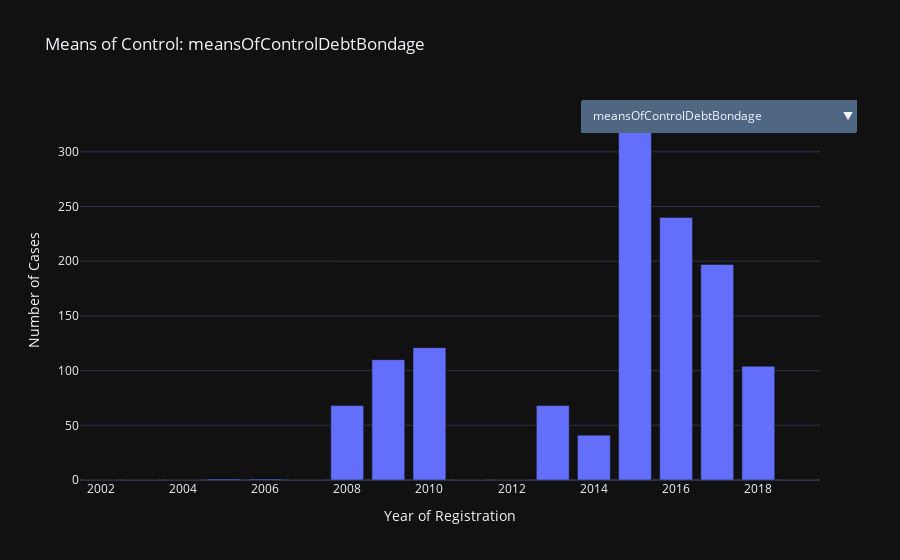

The cell this chart's notebook holds for it:
### Markdown cell above
##### more detailed code for means of control for each year of registration

### Code cell
# Aggregate
yearly = df.groupby('yearOfRegistration')[means_of_control_cols].sum().reset_index()

# Create traces for each control
fig = go.Figure()

for control in means_of_control_cols:
    fig.add_trace(
        go.Bar(x=yearly['yearOfRegistration'], y=yearly[control], name=control, visible=False)
    )

# Make first one visible
fig.data[0].visible = True

# Dropdown buttons
buttons = []
for i, control in enumerate(means_of_control_cols):
    visible = [False] * len(means_of_control_cols)
    visible[i] = True
    buttons.append(
        dict(label=control,
             method='update',
             args=[{'visible': visible},
                   {'title': f'Means of Control: {control}'}])
    )

# Layout
fig.update_layout(
    updatemenus=[dict(active=0, buttons=buttons, x=1.05)],
    title='Means of Control: ' + means_of_control_cols[0],
    xaxis_title='Year of Registration',
    yaxis_title='Number of Cases'
)

fig.show()

### Figure 1 — Plotly figure (JSON) as saved in the notebook; plotly's stock layout.template omitted (floating-point values rounded to 4 significant figures)
{"data": [{"name": "meansOfControlDebtBondage", "visible": true, "x": [2002, 2003, 2004, 2005, 2006, 2007, 2008, 2009, 2010, 2011, 2012, 2013, 2014, 2015, 2016, 2017, 2018, 2019], "y": [0.0, 0.0, 0.0, 1.0, 1.0, 0.0, 68.0, 110.0, 121.0, 0.0, 0.0, 68.0, 41.0, 330.0, 240.0, 197.0, 104.0, 0.0], "type": "bar"}, {"name": "meansOfControlTakesEarnings", "visible": false, "x": [2002, 2003, 2004, 2005, 2006, 2007, 2008, 2009, 2010, 2011, 2012, 2013, 2014, 2015, 2016, 2017, 2018, 2019], "y": [0.0, 0.0, 0.0, 0.0, 1.0, 3.0, 101.0, 153.0, 204.0, 5.0, 19.0, 176.0, 127.0, 618.0, 721.0, 456.0, 192.0, 0.0], "type": "bar"}, {"name": "meansOfControlRestrictsFinancialAccess", "visible": false, "x": [2002, 2003, 2004, 2005, 2006, 2007, 2008, 2009, 2010, 2011, 2012, 2013, 2014, 2015, 2016, 2017, 2018, 2019], "y": [0.0, 0.0, 0.0, 0.0, 0.0, 0.0, 0.0, 0.0, 0.0, 0.0, 0.0, 0.0, 0.0, 12.0, 49.0, 27.0, 28.0, 0.0], "type": "bar"}, {"name": "meansOfControlThreats", "visible": false, "x": [2002, 2003, 2004, 2005, 2006, 2007, 2008, 2009, 2010, 2011, 2012, 2013, 2014, 2015, 2016, 2017, 2018, 2019], "y": [0.0, 0.0, 0.0, 1.0, 1.0, 4.0, 111.0, 166.0, 197.0, 5.0, 16.0, 172.0, 136.0, 589.0, 855.0, 897.0, 822.0, 0.0], "type": "bar"}, {"name": "meansOfControlPsychologicalAbuse", "visible": false, "x": [2002, 2003, 2004, 2005, 2006, 2007, 2008, 2009, 2010, 2011, 2012, 2013, 2014, 2015, 2016, 2017, 2018, 2019], "y": [0.0, 0.0, 0.0, 1.0, 0.0, 3.0, 118.0, 173.0, 151.0, 5.0, 116.0, 161.0, 142.0, 828.0, 1148.0, 1002.0, 997.0, 0.0], "type": "bar"}, {"name": "meansOfControlPhysicalAbuse", "visible": false, "x": [2002, 2003, 2004, 2005, 2006, 2007, 2008, 2009, 2010, 2011, 2012, 2013, 2014, 2015, 2016, 2017, 2018, 2019], "y": [0.0, 0.0, 0.0, 1.0, 1.0, 4.0, 112.0, 168.0, 143.0, 4.0, 129.0, 156.0, 111.0, 613.0, 683.0, 727.0, 780.0, 0.0], "type": "bar"}, {"name": "meansOfControlSexualAbuse", "visible": false, "x": [2002, 2003, 2004, 2005, 2006, 2007, 2008, 2009, 2010, 2011, 2012, 2013, 2014, 2015, 2016, 2017, 2018, 2019], "y": [0.0, 0.0, 0.0, 1.0, 0.0, 4.0, 68.0, 142.0, 58.0, 2.0, 6.0, 2.0, 1.0, 131.0, 315.0, 374.0, 490.0, 0.0], "type": "bar"}, {"name": "meansOfControlFalsePromises", "visible": false, "x": [2002, 2003, 2004, 2005, 2006, 2007, 2008, 2009, 2010, 2011, 2012, 2013, 2014, 2015, 2016, 2017, 2018, 2019], "y": [0.0, 0.0, 0.0, 0.0, 1.0, 4.0, 122.0, 184.0, 201.0, 4.0, 71.0, 176.0, 177.0, 596.0, 597.0, 527.0, 96.0, 0.0], "type": "bar"}, {"name": "meansOfControlPsychoactiveSubstances", "visible": false, "x": [2002, 2003, 2004, 2005, 2006, 2007, 2008, 2009, 2010, 2011, 2012, 2013, 2014, 2015, 2016, 2017, 2018, 2019], "y": [0.0, 0.0, 0.0, 0.0, 0.0, 2.0, 29.0, 70.0, 48.0, 2.0, 0.0, 7.0, 4.0, 202.0, 528.0, 656.0, 734.0, 0.0], "type": "bar"}, {"name": "meansOfControlRestrictsMovement", "visible": false, "x": [2002, 2003, 2004, 2005, 2006, 2007, 2008, 2009, 2010, 2011, 2012, 2013, 2014, 2015, 2016, 2017, 2018, 2019], "y": [0.0, 0.0, 0.0, 0.0, 1.0, 4.0, 117.0, 176.0, 209.0, 4.0, 26.0, 189.0, 102.0, 718.0, 945.0, 1038.0, 886.0, 0.0], "type": "bar"}, {"name": "meansOfControlRestrictsMedicalCare", "visible": false, "x": [2002, 2003, 2004, 2005, 2006, 2007, 2008, 2009, 2010, 2011, 2012, 2013, 2014, 2015, 2016, 2017, 2018, 2019], "y": [0.0, 0.0, 0.0, 0.0, 0.0, 3.0, 84.0, 126.0, 170.0, 4.0, 18.0, 135.0, 85.0, 358.0, 188.0, 91.0, 21.0, 0.0], "type": "bar"}, {"name": "meansOfControlExcessiveWorkingHours", "visible": false, "x": [2002, 2003, 2004, 2005, 2006, 2007, 2008, 2009, 2010, 2011, 2012, 2013, 2014, 2015, 2016, 2017, 2018, 2019], "y": [0.0, 0.0, 0.0, 0.0, 1.0, 0.0, 102.0, 154.0, 174.0, 4.0, 77.0, 197.0, 90.0, 552.0, 476.0, 253.0, 77.0, 0.0], "type": "bar"}, {"name": "meansOfControlUsesChildren", "visible": false, "x": [2002, 2003, 2004, 2005, 2006, 2007, 2008, 2009, 2010, 2011, 2012, 2013, 2014, 2015, 2016, 2017, 2018, 2019], "y": [0.0, 0.0, 0.0, 0.0, 0.0, 0.0, 0.0, 0.0, 0.0, 0.0, 0.0, 0.0, 0.0, 16.0, 33.0, 39.0, 32.0, 0.0], "type": "bar"}, {"name": "meansOfControlThreatOfLawEnforcement", "visible": false, "x": [2002, 2003, 2004, 2005, 2006, 2007, 2008, 2009, 2010, 2011, 2012, 2013, 2014, 2015, 2016, 2017, 2018, 2019], "y": [0.0, 0.0, 0.0, 0.0, 0.0, 0.0, 42.0, 113.0, 71.0, 2.0, 13.0, 84.0, 20.0, 203.0, 90.0, 117.0, 24.0, 0.0], "type": "bar"}, {"name": "meansOfControlWithholdsNecessities", "visible": false, "x": [2002, 2003, 2004, 2005, 2006, 2007, 2008, 2009, 2010, 2011, 2012, 2013, 2014, 2015, 2016, 2017, 2018, 2019], "y": [0.0, 0.0, 0.0, 0.0, 0.0, 3.0, 49.0, 80.0, 158.0, 0.0, 19.0, 81.0, 70.0, 233.0, 320.0, 245.0, 111.0, 0.0], "type": "bar"}, {"name": "meansOfControlWithholdsDocuments", "visible": false, "x": [2002, 2003, 2004, 2005, 2006, 2007, 2008, 2009, 2010, 2011, 2012, 2013, 2014, 2015, 2016, 2017, 2018, 2019], "y": [0.0, 0.0, 0.0, 1.0, 1.0, 4.0, 101.0, 153.0, 128.0, 2.0, 28.0, 193.0, 87.0, 500.0, 474.0, 338.0, 66.0, 0.0], "type": "bar"}, {"name": "meansOfControlOther", "visible": false, "x": [2002, 2003, 2004, 2005, 2006, 2007, 2008, 2009, 2010, 2011, 2012, 2013, 2014, 2015, 2016, 2017, 2018, 2019], "y": [0.0, 0.0, 0.0, 0.0, 0.0, 0.0, 1.0, 0.0, 0.0, 0.0, 0.0, 0.0, 17.0, 162.0, 572.0, 636.0, 485.0, 0.0], "type": "bar"}, {"name": "meansOfControlNotSpecified", "visible": false, "x": [2002, 2003, 2004, 2005, 2006, 2007, 2008, 2009, 2010, 2011, 2012, 2013, 2014, 2015, 2016, 2017, 2018, 2019], "y": [1026.0, 357.0, 223.0, 1454.0, 1422.0, 1413.0, 667.0, 400.0, 699.0, 1334.0, 1198.0, 1593.0, 2751.0, 2860.0, 2742.0, 3225.0, 3228.0, 28.0], "type": "bar"}], "layout": {"updatemenus": [{"active": 0, "buttons": [{"args": [{"visible": [true, false, false, false, false, false, false, false, false, false, false, false, false, false, false, false, false, false]}, {"title": "Means of Control: meansOfControlDebtBondage"}], "label": "meansOfControlDebtBondage", "method": "update"}, {"args": [{"visible": [false, true, false, false, false, false, false, false, false, false, false, false, false, false, false, false, false, false]}, {"title": "Means of Control: meansOfControlTakesEarnings"}], "label": "meansOfControlTakesEarnings", "method": "update"}, {"args": [{"visible": [false, false, true, false, false, false, false, false, false, false, false, false, false, false, false, false, false, false]}, {"title": "Means of Control: meansOfControlRestrictsFinancialAccess"}], "label": "meansOfControlRestrictsFinancialAccess", "method": "update"}, {"args": [{"visible": [false, false, false, true, false, false, false, false, false, false, false, false, false, false, false, false, false, false]}, {"title": "Means of Control: meansOfControlThreats"}], "label": "meansOfControlThreats", "method": "update"}, {"args": [{"visible": [false, false, false, false, true, false, false, false, false, false, false, false, false, false, false, false, false, false]}, {"title": "Means of Control: meansOfControlPsychologicalAbuse"}], "label": "meansOfControlPsychologicalAbuse", "method": "update"}, {"args": [{"visible": [false, false, false, false, false, true, false, false, false, false, false, false, false, false, false, false, false, false]}, {"title": "Means of Control: meansOfControlPhysicalAbuse"}], "label": "meansOfControlPhysicalAbuse", "method": "update"}, {"args": [{"visible": [false, false, false, false, false, false, true, false, false, false, false, false, false, false, false, false, false, false]}, {"title": "Means of Control: meansOfControlSexualAbuse"}], "label": "meansOfControlSexualAbuse", "method": "update"}, {"args": [{"visible": [false, false, false, false, false, false, false, true, false, false, false, false, false, false, false, false, false, false]}, {"title": "Means of Control: meansOfControlFalsePromises"}], "label": "meansOfControlFalsePromises", "method": "update"}, {"args": [{"visible": [false, false, false, false, false, false, false, false, true, false, false, false, false, false, false, false, false, false]}, {"title": "Means of Control: meansOfControlPsychoactiveSubstances"}], "label": "meansOfControlPsychoactiveSubstances", "method": "update"}, {"args": [{"visible": [false, false, false, false, false, false, false, false, false, true, false, false, false, false, false, false, false, false]}, {"title": "Means of Control: meansOfControlRestrictsMovement"}], "label": "meansOfControlRestrictsMovement", "method": "update"}, {"args": [{"visible": [false, false, false, false, false, false, false, false, false, false, true, false, false, false, false, false, false, false]}, {"title": "Means of Control: meansOfControlRestrictsMedicalCare"}], "label": "meansOfControlRestrictsMedicalCare", "method": "update"}, {"args": [{"visible": [false, false, false, false, false, false, false, false, false, false, false, true, false, false, false, false, false, false]}, {"title": "Means of Control: meansOfControlExcessiveWorkingHours"}], "label": "meansOfControlExcessiveWorkingHours", "method": "update"}, {"args": [{"visible": [false, false, false, false, false, false, false, false, false, false, false, false, true, false, false, false, false, false]}, {"title": "Means of Control: meansOfControlUsesChildren"}], "label": "meansOfControlUsesChildren", "method": "update"}, {"args": [{"visible": [false, false, false, false, false, false, false, false, false, false, false, false, false, true, false, false, false, false]}, {"title": "Means of Control: meansOfControlThreatOfLawEnforcement"}], "label": "meansOfControlThreatOfLawEnforcement", "method": "update"}, {"args": [{"visible": [false, false, false, false, false, false, false, false, false, false, false, false, false, false, true, false, false, false]}, {"title": "Means of Control: meansOfControlWithholdsNecessities"}], "label": "meansOfControlWithholdsNecessities", "method": "update"}, {"args": [{"visible": [false, false, false, false, false, false, false, false, false, false, false, false, false, false, false, true, false, false]}, {"title": "Means of Control: meansOfControlWithholdsDocuments"}], "label": "meansOfControlWithholdsDocuments", "method": "update"}, {"args": [{"visible": [false, false, false, false, false, false, false, false, false, false, false, false, false, false, false, false, true, false]}, {"title": "Means of Control: meansOfControlOther"}], "label": "meansOfControlOther", "method": "update"}, {"args": [{"visible": [false, false, false, false, false, false, false, false, false, false, false, false, false, false, false, false, false, true]}, {"title": "Means of Control: meansOfControlNotSpecified"}], "label": "meansOfControlNotSpecified", "method": "update"}], "x": 1.05}], "title": {"text": "Means of Control: meansOfControlDebtBondage"}, "xaxis": {"title": {"text": "Year of Registration"}}, "yaxis": {"title": {"text": "Number of Cases"}}}}
